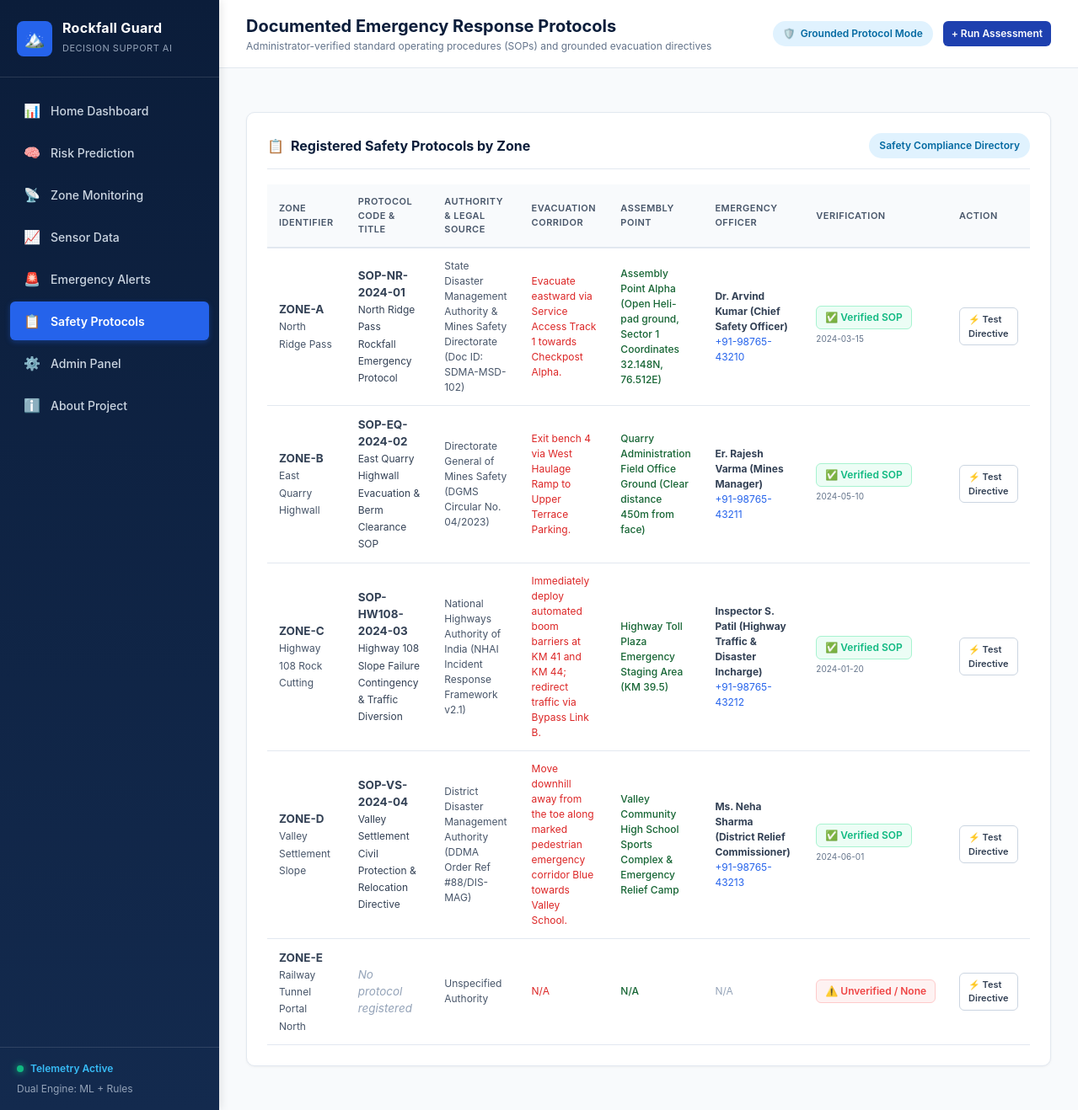
The page /protocols on the database its author committed.
### tables this page shows
CREATE TABLE safety_protocols (
            id INTEGER PRIMARY KEY AUTOINCREMENT,
            zone_id INTEGER UNIQUE NOT NULL,
            protocol_code TEXT UNIQUE NOT NULL,
            title TEXT NOT NULL,
            authority_source TEXT NOT NULL,
            evacuation_route TEXT NOT NULL,
            safe_assembly_point TEXT NOT NULL,
            emergency_commander TEXT NOT NULL,
            contact_phone TEXT NOT NULL,
            is_verified INTEGER DEFAULT 1,
            verified_date TEXT,
            document_filename TEXT,
            created_at TIMESTAMP DEFAULT CURRENT_TIMESTAMP,
            FOREIGN KEY (zone_id) REFERENCES zones(id) ON DELETE CASCADE
        );

CREATE TABLE zones (
            id INTEGER PRIMARY KEY AUTOINCREMENT,
            zone_code TEXT UNIQUE NOT NULL,
            name TEXT NOT NULL,
            location TEXT NOT NULL,
            rock_type TEXT NOT NULL,
            slope_angle_deg REAL NOT NULL,
            current_risk TEXT DEFAULT 'Low Risk',
            last_updated TIMESTAMP DEFAULT CURRENT_TIMESTAMP
        );

### app.py (the view)
@app.route('/protocols')
def protocols():
    all_protocols = get_all_protocols_with_zones()
    return render_template('protocols.html', protocols=all_protocols)

### database.py (called while the page is built)
def get_db_connection():
    conn = sqlite3.connect(DB_PATH)
    conn.row_factory = sqlite3.Row
    return conn

### emergency_response.py (called while the page is built)
def get_all_protocols_with_zones():
    conn = get_db_connection()
    cursor = conn.cursor()
    cursor.execute('''
        SELECT z.id as zone_id, z.zone_code, z.name as zone_name, z.location, z.current_risk,
               p.id as protocol_id, p.protocol_code, p.title as protocol_title,
               p.authority_source, p.evacuation_route, p.safe_assembly_point,
               p.emergency_commander, p.contact_phone, p.is_verified, p.verified_date,
               p.document_filename
        FROM zones z
        LEFT JOIN safety_protocols p ON z.id = p.zone_id
        ORDER BY z.id ASC
    ''')
    rows = cursor.fetchall()
    conn.close()
    return [dict(r) for r in rows]

### templates/protocols.html (shortened to what this page needs)
{% extends "base.html" %}
{% block page_title %}Documented Emergency Response Protocols{% endblock %}
{% block page_subtitle %}Administrator-verified standard operating procedures (SOPs) and grounded evacuation directives{% endblock %}
{% block content %}
<div class="dashboard-card">
    <div class="card-header-flex">
        <h3 class="card-title"><span>📋</span> Registered Safety Protocols by Zone</h3>
        <span class="system-badge">Safety Compliance Directory</span>
    </div>
    <div class="table-responsive">
        <table class="custom-table">
            <thead>
                <tr>
                    <th>Zone Identifier</th>
                    <th>Protocol Code & Title</th>
                    <th>Authority & Legal Source</th>
                    <th>Evacuation Corridor</th>
                    <th>Assembly Point</th>
                    <th>Emergency Officer</th>
                    <th>Verification</th>
                    <th>Action</th>
                </tr>
            </thead>
            <tbody>
                {% for p in protocols %}
                <tr>
                    <td>
                        <strong>{{ p.zone_code }}</strong><br>
                        <span style="font-size: 12px; color: #475569;">{{ p.zone_name }}</span>
                    </td>
                    <td>
                        {% if p.protocol_code %}
                            <strong>{{ p.protocol_code }}</strong><br>
                            <span style="font-size: 12px; color: #334155;">{{ p.protocol_title }}</span>
                        {% else %}
                            <span style="color: #94a3b8; font-style: italic;">No protocol registered</span>
                        {% endif %}
                    </td>
                    <td style="max-width: 200px; font-size: 12px; color: #475569;">
                        {{ p.authority_source or 'Unspecified Authority' }}
                    </td>
                    <td style="max-width: 220px; font-size: 12px; color: #dc2626;">
                        {{ p.evacuation_route or 'N/A' }}
                    </td>
                    <td style="max-width: 180px; font-size: 12px; color: #166534; font-weight: 500;">
                        {{ p.safe_assembly_point or 'N/A' }}
                    </td>
                    <td style="font-size: 12px;">
                        {% if p.emergency_commander %}
                            <strong>{{ p.emergency_commander }}</strong><br>
                            <span style="color: #2563eb;">{{ p.contact_phone }}</span>
                        {% else %}
                            <span style="color: #94a3b8;">N/A</span>
                        {% endif %}
                    </td>
                    <td>
                        {% if p.is_verified == 1 %}
                            <span class="status-badge badge-low">✅ Verified SOP</span><br>
                            <span style="font-size: 10px; color: #64748b;">{{ p.verified_date }}</span>
                        {% else %}
                            <span class="status-badge badge-high">⚠️ Unverified / None</span>
                        {% endif %}
                    </td>
                    <td>
                        <a href="{{ url_for('generate_notice', zone_id=p.zone_id) }}" class="btn btn-outline btn-sm" style="font-size: 11px; padding: 5px 10px;">
                            ⚡ Test Directive
                        </a>
                    </td>
                </tr>
                {% endfor %}
            </tbody>
        </table>
    </div>
</div>
{% endblock %}

### static/css/style.css (style rules this page uses)
:root { --primary-dark: #0b1d3a; --primary-navy: #132a4e; --primary-blue: #1e40af; --primary-light: #3b82f6; --accent-blue: #60a5fa; --risk-low: #10b981; --risk-low-bg: #ecfdf5; --risk-low-border: #a7f3d0; --risk-med: #f59e0b; --risk-med-bg: #fffbeb; --risk-med-border: #fde68a; --risk-high: #ef4444; --risk-high-bg: #fef2f2; --risk-high-border: #fecaca; --risk-critical: #991b1b; --bg-page: #f8fafc; --bg-card: #ffffff; --text-main: #0f172a; --text-muted: #64748b; --border-color: #e2e8f0; --sidebar-width: 260px; }
* { box-sizing: border-box; margin: 0; padding: 0; }
body { font-family: -apple-system, BlinkMacSystemFont, "Segoe UI", Roboto, Oxygen, Ubuntu, Cantarell, "Helvetica Neue", sans-serif; background-color: var(--bg-page); color: var(--text-main); line-height: 1.5; display: flex; min-height: 100vh; }
.system-badge { display: inline-flex; align-items: center; gap: 6px; padding: 6px 12px; font-size: 12px; font-weight: 600; border-radius: 20px; background-color: #e0f2fe; color: #0369a1; }
.badge-low { background-color: var(--risk-low-bg); color: var(--risk-low); border: 1px solid var(--risk-low-border); }
.badge-high { background-color: var(--risk-high-bg); color: var(--risk-high); border: 1px solid var(--risk-high-border); }
.status-badge { display: inline-flex; align-items: center; gap: 5px; padding: 4px 10px; border-radius: 6px; font-size: 12px; font-weight: 600; white-space: nowrap; }
.dashboard-card { background: var(--bg-card); border: 1px solid var(--border-color); border-radius: 10px; padding: 24px; margin-bottom: 24px; box-shadow: 0 1px 3px rgba(0, 0, 0, 0.05); }
.card-header-flex { display: flex; justify-content: space-between; align-items: center; margin-bottom: 18px; padding-bottom: 12px; border-bottom: 1px solid var(--border-color); }
.card-title { font-size: 16px; font-weight: 700; color: var(--primary-dark); display: flex; align-items: center; gap: 8px; }
.table-responsive { width: 100%; overflow-x: auto; }
.custom-table { width: 100%; border-collapse: collapse; text-align: left; font-size: 13.5px; }
.custom-table th { background-color: #f8fafc; color: #475569; font-weight: 600; padding: 12px 14px; border-bottom: 2px solid var(--border-color); text-transform: uppercase; font-size: 11px; letter-spacing: 0.5px; }
.custom-table td { padding: 12px 14px; border-bottom: 1px solid var(--border-color); color: #334155; vertical-align: middle; }
.btn { display: inline-flex; align-items: center; justify-content: center; gap: 8px; padding: 10px 18px; border-radius: 6px; font-size: 13.5px; font-weight: 600; cursor: pointer; border: none; text-decoration: none; transition: all 0.2s ease; }
.btn-outline { background-color: transparent; border: 1px solid #cbd5e1; color: #334155; }
.btn-sm { padding: 6px 10px; font-size: 12px; }

### rows shown on the page
safety_protocols: zone_code "ZONE-A", zone_name "North Ridge Pass", protocol_code "SOP-NR-2024-01", protocol_title "North Ridge Pass Rockfall Emergency Protocol", authority_source "State Disaster Management Authority & Mines Safety Directorate (Doc ID: SDMA-MSD-102)", evacuation_route "Evacuate eastward via Service Access Track 1 towards Checkpost Alpha.", safe_assembly_point "Assembly Point Alpha (Open Heli-pad ground, Sector 1 Coordinates 32.148N, 76.512E)", emergency_commander "Dr. Arvind Kumar (Chief Safety Officer)", contact_phone "+91-98765-43210", verified_date "2024-03-15"
safety_protocols: zone_code "ZONE-B", zone_name "East Quarry Highwall", protocol_code "SOP-EQ-2024-02", protocol_title "East Quarry Highwall Evacuation & Berm Clearance SOP", authority_source "Directorate General of Mines Safety (DGMS Circular No. 04/2023)", evacuation_route "Exit bench 4 via West Haulage Ramp to Upper Terrace Parking.", safe_assembly_point "Quarry Administration Field Office Ground (Clear distance 450m from face)", emergency_commander "Er. Rajesh Varma (Mines Manager)", contact_phone "+91-98765-43211", verified_date "2024-05-10"
safety_protocols: zone_code "ZONE-C", zone_name "Highway 108 Rock Cutting", protocol_code "SOP-HW108-2024-03", protocol_title "Highway 108 Slope Failure Contingency & Traffic Diversion", authority_source "National Highways Authority of India (NHAI Incident Response Framework v2.1)", evacuation_route "Immediately deploy automated boom barriers at KM 41 and KM 44; redirect traffic via Bypass Link B.", safe_assembly_point "Highway Toll Plaza Emergency Staging Area (KM 39.5)", emergency_commander "Inspector S. Patil (Highway Traffic & Disaster Incharge)", contact_phone "+91-98765-43212", verified_date "2024-01-20"
safety_protocols: zone_code "ZONE-D", zone_name "Valley Settlement Slope", protocol_code "SOP-VS-2024-04", protocol_title "Valley Settlement Civil Protection & Relocation Directive", authority_source "District Disaster Management Authority (DDMA Order Ref #88/DIS-MAG)", evacuation_route "Move downhill away from the toe along marked pedestrian emergency corridor Blue towards Valley School.", safe_assembly_point "Valley Community High School Sports Complex & Emergency Relief Camp", emergency_commander "Ms. Neha Sharma (District Relief Commissioner)", contact_phone "+91-98765-43213", verified_date "2024-06-01"
zones: zone_code "ZONE-E", zone_name "Railway Tunnel Portal North", shows "No protocol registered", authority_source "Unspecified Authority", evacuation_route "N/A", safe_assembly_point "N/A", shows "⚠️ Unverified / None"
